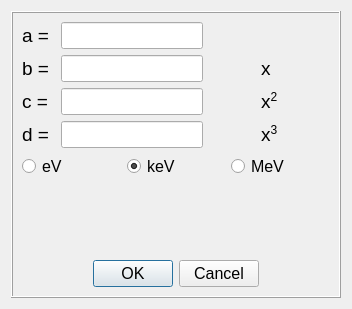
<?xml version="1.0" encoding="UTF-8"?>
<ui version="4.0">
 <class>energy_calibration_win</class>
 <widget class="QDialog" name="energy_calibration_win">
  <property name="geometry">
   <rect>
    <x>0</x>
    <y>0</y>
    <width>352</width>
    <height>309</height>
   </rect>
  </property>
  <property name="windowTitle">
   <string>Dialog</string>
  </property>
  <layout class="QGridLayout" name="gridLayout_5">
   <item row="0" column="0">
    <widget class="QFrame" name="frame">
     <property name="frameShape">
      <enum>QFrame::Box</enum>
     </property>
     <property name="frameShadow">
      <enum>QFrame::Raised</enum>
     </property>
     <layout class="QGridLayout" name="gridLayout_4">
      <item row="0" column="0">
       <layout class="QGridLayout" name="gridLayout_2">
        <item row="1" column="3">
         <widget class="QLabel" name="label_3">
          <property name="font">
           <font>
            <pointsize>14</pointsize>
           </font>
          </property>
          <property name="text">
           <string>x</string>
          </property>
         </widget>
        </item>
        <item row="1" column="1">
         <widget class="QLineEdit" name="b">
          <property name="font">
           <font>
            <pointsize>12</pointsize>
           </font>
          </property>
          <property name="text">
           <string/>
          </property>
         </widget>
        </item>
        <item row="0" column="0">
         <widget class="QLabel" name="label">
          <property name="font">
           <font>
            <pointsize>14</pointsize>
           </font>
          </property>
          <property name="text">
           <string>a = </string>
          </property>
         </widget>
        </item>
        <item row="0" column="1">
         <widget class="QLineEdit" name="a">
          <property name="font">
           <font>
            <pointsize>12</pointsize>
           </font>
          </property>
         </widget>
        </item>
        <item row="1" column="0">
         <widget class="QLabel" name="label_2">
          <property name="font">
           <font>
            <pointsize>14</pointsize>
           </font>
          </property>
          <property name="text">
           <string>b = </string>
          </property>
         </widget>
        </item>
        <item row="3" column="1">
         <widget class="QLineEdit" name="d">
          <property name="font">
           <font>
            <pointsize>12</pointsize>
           </font>
          </property>
          <property name="text">
           <string/>
          </property>
         </widget>
        </item>
        <item row="2" column="3">
         <widget class="QLabel" name="label_5">
          <property name="font">
           <font>
            <pointsize>14</pointsize>
           </font>
          </property>
          <property name="text">
           <string>x&lt;sup&gt;2&lt;/sup&gt;</string>
          </property>
         </widget>
        </item>
        <item row="3" column="0">
         <widget class="QLabel" name="label_7">
          <property name="font">
           <font>
            <pointsize>14</pointsize>
           </font>
          </property>
          <property name="text">
           <string>d = </string>
          </property>
         </widget>
        </item>
        <item row="2" column="0">
         <widget class="QLabel" name="label_4">
          <property name="font">
           <font>
            <pointsize>14</pointsize>
           </font>
          </property>
          <property name="text">
           <string>c = </string>
          </property>
         </widget>
        </item>
        <item row="3" column="3">
         <widget class="QLabel" name="label_6">
          <property name="font">
           <font>
            <pointsize>14</pointsize>
           </font>
          </property>
          <property name="text">
           <string>&lt;html&gt;&lt;head/&gt;&lt;body&gt;&lt;p&gt;x&lt;span style=&quot; vertical-align:super;&quot;&gt;3&lt;/span&gt;&lt;/p&gt;&lt;/body&gt;&lt;/html&gt;</string>
          </property>
         </widget>
        </item>
        <item row="2" column="1">
         <widget class="QLineEdit" name="c">
          <property name="font">
           <font>
            <pointsize>12</pointsize>
           </font>
          </property>
          <property name="text">
           <string/>
          </property>
         </widget>
        </item>
        <item row="1" column="2">
         <spacer name="horizontalSpacer">
          <property name="orientation">
           <enum>Qt::Horizontal</enum>
          </property>
          <property name="sizeHint" stdset="0">
           <size>
            <width>40</width>
            <height>20</height>
           </size>
          </property>
         </spacer>
        </item>
        <item row="1" column="4">
         <spacer name="horizontalSpacer_2">
          <property name="orientation">
           <enum>Qt::Horizontal</enum>
          </property>
          <property name="sizeHint" stdset="0">
           <size>
            <width>40</width>
            <height>20</height>
           </size>
          </property>
         </spacer>
        </item>
       </layout>
      </item>
      <item row="1" column="0">
       <layout class="QGridLayout" name="gridLayout_3">
        <item row="0" column="0">
         <layout class="QGridLayout" name="gridLayout">
          <item row="0" column="1">
           <widget class="QRadioButton" name="radio_button_kev">
            <property name="font">
             <font>
              <pointsize>12</pointsize>
             </font>
            </property>
            <property name="text">
             <string>keV</string>
            </property>
            <property name="checked">
             <bool>true</bool>
            </property>
            <property name="autoExclusive">
             <bool>true</bool>
            </property>
           </widget>
          </item>
          <item row="0" column="2">
           <widget class="QRadioButton" name="radio_button_mev">
            <property name="font">
             <font>
              <pointsize>12</pointsize>
             </font>
            </property>
            <property name="text">
             <string>MeV</string>
            </property>
            <property name="checked">
             <bool>false</bool>
            </property>
            <property name="autoRepeat">
             <bool>false</bool>
            </property>
            <property name="autoExclusive">
             <bool>true</bool>
            </property>
           </widget>
          </item>
          <item row="0" column="0">
           <widget class="QRadioButton" name="radio_button_ev">
            <property name="font">
             <font>
              <pointsize>12</pointsize>
             </font>
            </property>
            <property name="text">
             <string>eV</string>
            </property>
            <property name="checked">
             <bool>false</bool>
            </property>
            <property name="autoExclusive">
             <bool>true</bool>
            </property>
           </widget>
          </item>
         </layout>
        </item>
        <item row="2" column="0">
         <widget class="QDialogButtonBox" name="button_ok_cancel">
          <property name="enabled">
           <bool>true</bool>
          </property>
          <property name="font">
           <font>
            <family>MS Shell Dlg 2</family>
            <pointsize>12</pointsize>
            <weight>9</weight>
            <italic>false</italic>
            <bold>false</bold>
           </font>
          </property>
          <property name="acceptDrops">
           <bool>false</bool>
          </property>
          <property name="autoFillBackground">
           <bool>false</bool>
          </property>
          <property name="orientation">
           <enum>Qt::Horizontal</enum>
          </property>
          <property name="standardButtons">
           <set>QDialogButtonBox::Cancel|QDialogButtonBox::Ok</set>
          </property>
          <property name="centerButtons">
           <bool>true</bool>
          </property>
         </widget>
        </item>
        <item row="1" column="0">
         <spacer name="verticalSpacer">
          <property name="orientation">
           <enum>Qt::Vertical</enum>
          </property>
          <property name="sizeHint" stdset="0">
           <size>
            <width>20</width>
            <height>40</height>
           </size>
          </property>
         </spacer>
        </item>
       </layout>
      </item>
     </layout>
    </widget>
   </item>
  </layout>
 </widget>
 <resources/>
 <connections>
  <connection>
   <sender>button_ok_cancel</sender>
   <signal>accepted()</signal>
   <receiver>energy_calibration_win</receiver>
   <slot>accept()</slot>
   <hints>
    <hint type="sourcelabel">
     <x>248</x>
     <y>254</y>
    </hint>
    <hint type="destinationlabel">
     <x>157</x>
     <y>274</y>
    </hint>
   </hints>
  </connection>
  <connection>
   <sender>button_ok_cancel</sender>
   <signal>rejected()</signal>
   <receiver>energy_calibration_win</receiver>
   <slot>reject()</slot>
   <hints>
    <hint type="sourcelabel">
     <x>316</x>
     <y>260</y>
    </hint>
    <hint type="destinationlabel">
     <x>286</x>
     <y>274</y>
    </hint>
   </hints>
  </connection>
 </connections>
</ui>
